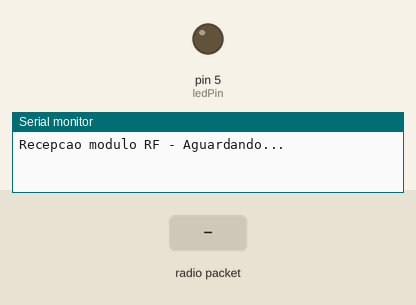
This sketch was run on a simulated Arduino Uno, built with avr-gcc and run on an emulated ATmega328P. On the bench: output pins drawn as LEDs (lit = HIGH), the last lines printed to the serial monitor. Inputs (shaded band) come from the test bench. No radio packets arrive unless stated.

Above: at 1.2 s.
1.3 s: radio packet "1" arrives
At 1.7 s:
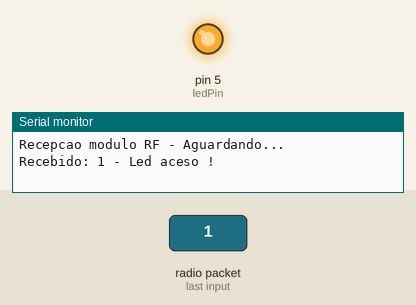
2.8 s: radio packet "0" arrives
At 4.1 s:
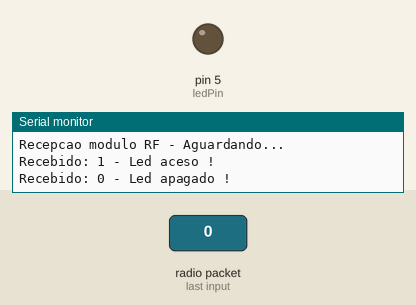
Timing chart, 0 to 5.8 s (numbered marks = the images above; inputs shaded):
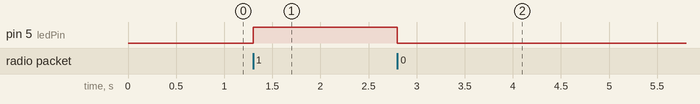

The sketch:

exemplo_rf433_receptor.ino
```cpp
#include <VirtualWire.h> //INCLUSÃO DE BIBLIOTECA

int ledPin = 5; //PINO DIGITAL UTILIZADO PELO LED

int valor_recebido_RF; //VARIÁVEL DO TIPO INTEIRA
char recebido_RF_char[4]; //VARIÁVEL DO TIPO CHAR

void setup(){
  Serial.begin(9600); //INICIALIZA A SERIAL
  pinMode(ledPin, OUTPUT); //DECLARA O PINO COMO SAÍDA
  vw_set_rx_pin(7); //PINO LIGADO AO PINO DATA DO RECEPTOR RF
  vw_setup(5000); //VELOCIDADE DE COMUNICAÇÃO (BITS/SEGUNDO)
  vw_rx_start(); //INICIA A RECEPÇÃO DE DADOS
  Serial.println("Recepcao modulo RF - Aguardando..."); //ESCREVE O TEXTO NA SERIAL
}
void loop(){
  //TRATAMENTO DE MENSSAGEM RECEBIDA
    uint8_t buf[VW_MAX_MESSAGE_LEN];
    uint8_t buflen = VW_MAX_MESSAGE_LEN;

    if (vw_get_message(buf, &buflen)){
    int i; //VARIÁVEL DO TIPO INTEIRA
        for (i = 0; i < buflen; i++){ //PARA "i" IGUAL A 0, ENQUANTO "i" MENOR QUE "buflen", INCREMENTA "i"
          recebido_RF_char[i] = char(buf[i]); //ARMAZENA OS CARACTERES RECEBIDOS
       }
       recebido_RF_char[buflen] = '\0';

       valor_recebido_RF = atoi(recebido_RF_char); //CONVERTE O VALOR RECEBIDO PARA UM INTEIRO

       Serial.print("Recebido: "); //ESCREVE O TEXTO NA SERIAL
       Serial.print(valor_recebido_RF); //ESCREVE VALOR NA SERIAL
       if (valor_recebido_RF == 1){ //SE LEITURA FOR IGUAL A 1, FAZ
         digitalWrite(ledPin, HIGH); //ESCREVE HIGH NO PINO
         Serial.println(" - Led aceso !"); //ESCREVE O TEXTO NA SERIAL
       }
       if (valor_recebido_RF == 0){ //SE LEITURA FOR IGUAL A 0, FAZ
         digitalWrite(ledPin, LOW); //ESCREVE LOW NO PINO
         Serial.println(" - Led apagado !"); //ESCREVE O TEXTO NA SERIAL
       }
    }
}
```

Measured:
- after the input at 1.3 s, pin 5 (ledPin): LOW → HIGH at once
- after the input at 2.8 s, pin 5 (ledPin): HIGH → LOW at once
